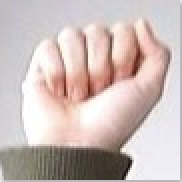
#> input picture Letter_A.png, 182 x 182 px
$ python canny_edge_alg.py
#> lines starting #> are read from the running program, lines starting #| are printed output that depends on the picture


import numpy as np
import matplotlib.pyplot as plt
import matplotlib.image as mpimg
from time import time
from skimage import io
from scipy import ndimage


# Gaussian 5x5 kernal
def gaussian_kernel(size, sigma=1):
    size = int(size) // 2
    x, y = np.mgrid[-size:size+1, -size:size+1]
    normal = 1 / (2.0 * np.pi * sigma**2)
    g =  np.exp(-((x**2 + y**2) / (2.0*sigma**2))) * normal
    return g

#Gradient
def sobel_filters(img):
    Kx = np.array([[-1, 0, 1], [-2, 0, 2], [-1, 0, 1]], np.float32)
    Ky = np.array([[1, 2, 1], [0, 0, 0], [-1, -2, -1]], np.float32)

    Ix = ndimage.filters.convolve(img, Kx)
    Iy = ndimage.filters.convolve(img, Ky)

    G = np.hypot(Ix, Iy)
    G = G / G.max() * 255
    theta = np.arctan2(Iy, Ix)

    return (G, theta)


#none max suppresison
def non_max_suppression(img, D):
    M, N = img.shape
    Z = np.zeros((M,N), dtype=np.int32)
    angle = D * 180. / np.pi
    angle[angle < 0] += 180


    for i in range(1,M-1):
        for j in range(1,N-1):
            try:
                q = 255
                r = 255

               #angle 0
                if (0 <= angle[i,j] < 22.5) or (157.5 <= angle[i,j] <= 180):
                    q = img[i, j+1]
                    r = img[i, j-1]
                #angle 45
                elif (22.5 <= angle[i,j] < 67.5):
                    q = img[i+1, j-1]
                    r = img[i-1, j+1]
                #angle 90
                elif (67.5 <= angle[i,j] < 112.5):
                    q = img[i+1, j]
                    r = img[i-1, j]
                #angle 135
                elif (112.5 <= angle[i,j] < 157.5):
                    q = img[i-1, j-1]
                    r = img[i+1, j+1]

                if (img[i,j] >= q) and (img[i,j] >= r):
                    Z[i,j] = img[i,j]
                else:
                    Z[i,j] = 0

            except IndexError as e:
                pass

    return Z


#threshold
def threshold(img, lowThresholdRatio=0.05, highThresholdRatio=0.09):

    highThreshold = img.max() * highThresholdRatio;
    lowThreshold = highThreshold * lowThresholdRatio;

    M, N = img.shape
    res = np.zeros((M,N), dtype=np.int32)

    weak = np.int32(25)
    strong = np.int32(255)

    strong_i, strong_j = np.where(img >= highThreshold)
    zeros_i, zeros_j = np.where(img < lowThreshold)

    weak_i, weak_j = np.where((img <= highThreshold) & (img >= lowThreshold))

    res[strong_i, strong_j] = strong
    res[weak_i, weak_j] = weak

    return (res, weak, strong)


#hysteresis
def hysteresis(img, weak, strong=255):
    M, N = img.shape
    for i in range(1, M-1):
        for j in range(1, N-1):
            if (img[i,j] == weak):
                try:
                    if ((img[i+1, j-1] == strong) or (img[i+1, j] == strong) or (img[i+1, j+1] == strong)
                        or (img[i, j-1] == strong) or (img[i, j+1] == strong)
                        or (img[i-1, j-1] == strong) or (img[i-1, j] == strong) or (img[i-1, j+1] == strong)):
                        img[i, j] = strong
                    else:
                        img[i, j] = 0
                except IndexError as e:
                    pass
    return img


if __name__ == '__main__':

	img = io.imread('Letter_A.png', as_gray = True)
#> img: shape (182, 182) float64; min 0.0579, max 1, mean 0.751
	#after guassian filter
	blurred = ndimage.gaussian_filter(img, sigma=1)

	#gradient
	sobel, theta = sobel_filters(blurred)
#> in sobel_filters, `Ix = ndimage.filters.convolve(img, Kx)`:
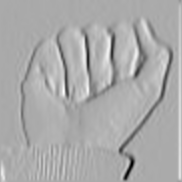
#> Ix: shape (182, 182) float64; min -1.77, max 0.873, mean 0.00142; drawn with min black and max white
#> in sobel_filters, `Iy = ndimage.filters.convolve(img, Ky)`:
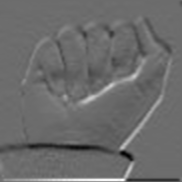
#> Iy: shape (182, 182) float64; min -1.04, max 1.41, mean -0.00329; drawn with min black and max white
#> in sobel_filters, `theta = np.arctan2(Iy, Ix)`:
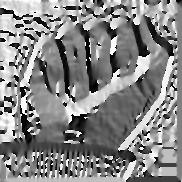
#> theta: shape (182, 182) float64; min -3.14, max 3.14, mean 0.172; drawn with min black and max white

	#non max suppression
	non_max_sup = non_max_suppression(sobel,theta)
#> in non_max_suppression, `angle[angle < 0] += 180`:
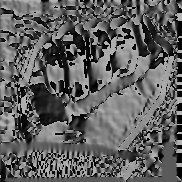
#> angle: shape (182, 182) float64; min 0.000507, max 180, mean 96.2
#> after the loop in non_max_suppression, `for i in range(1,M-1):`:
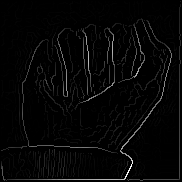
#> Z: shape (182, 182) int32; min 0, max 255, mean 6

	#threshold
	res , weak, strong = threshold(non_max_sup)
#> in threshold, `highThreshold = img.max() * highThresholdRatio;`: highThreshold = 22.95
#> in threshold, `lowThreshold = highThreshold * lowThresholdRatio;`: lowThreshold = 1.15
#> in threshold, `strong_i, strong_j = np.where(img >= highThreshold)`: strong_i = 2537 values from 1 to 180; strong_j = 2537 values, max 180 at index 0, min 1 at index 2038, mean 99.28
#> in threshold, `weak_i, weak_j = np.where((img <= highThreshold) & (img >= lowThreshol..`: weak_i = 3861 values from 1 to 177; weak_j = 3861 values, max 180 at index 109, min 1 at index 283, mean 82.67
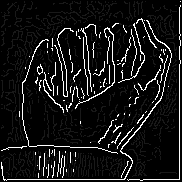
#> res: shape (182, 182) int32; min 0, max 255, mean 22.4
#> weak = 25; strong = 255


	#htsteresis
	img1 = hysteresis(res,weak)
#> after the loop in hysteresis, `for i in range(1, M-1):`:
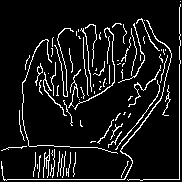
#> img: shape (182, 182) int32; 9% white in thin lines or dots

	#show image
	plt.imshow(img1,cmap="gray")

	plt.show()
